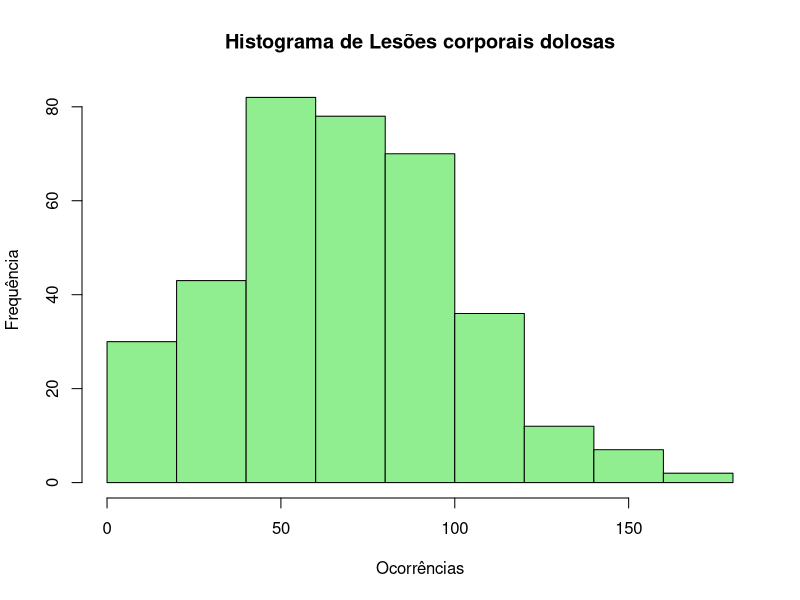
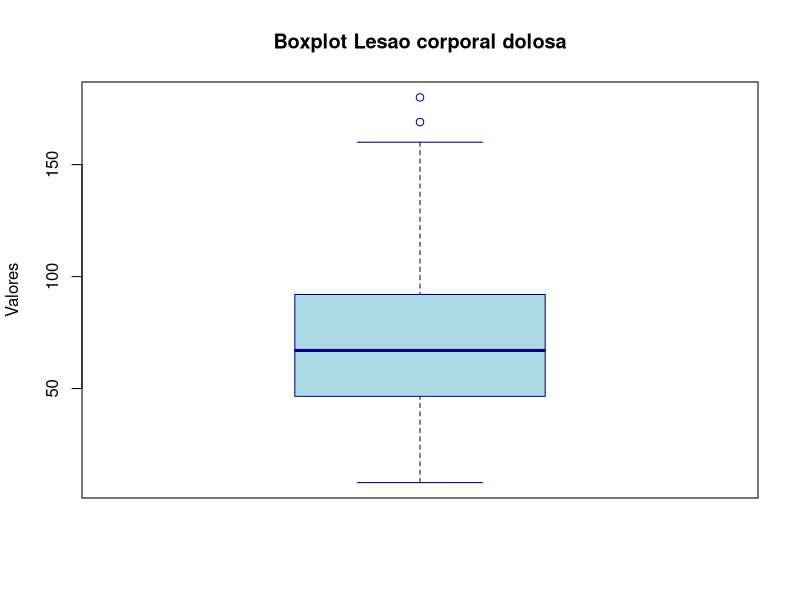
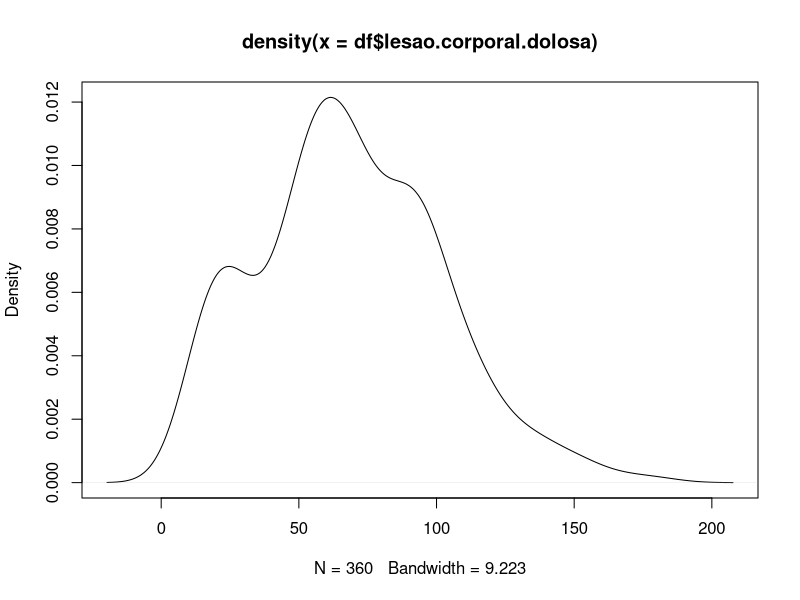
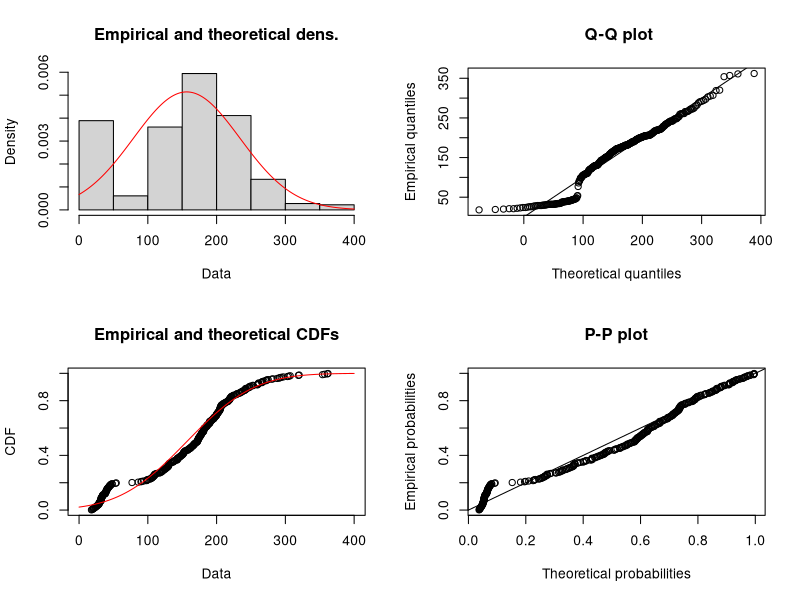
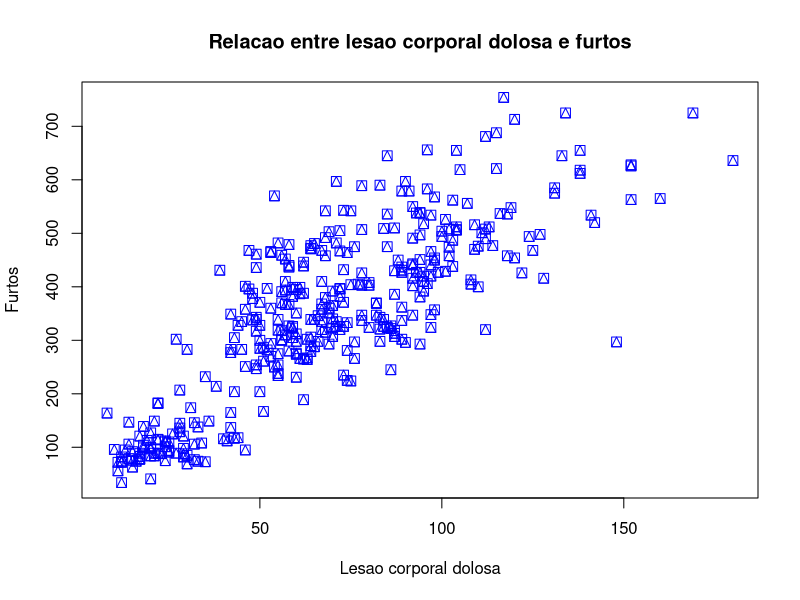
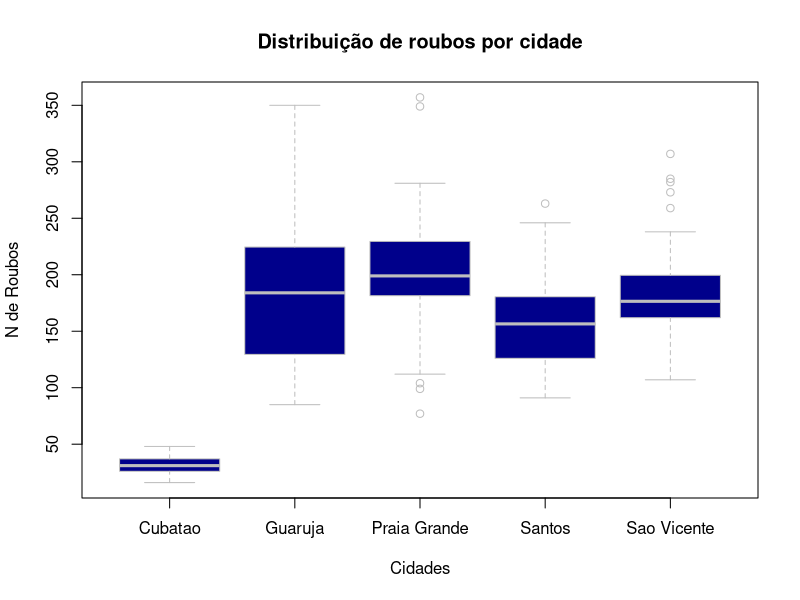
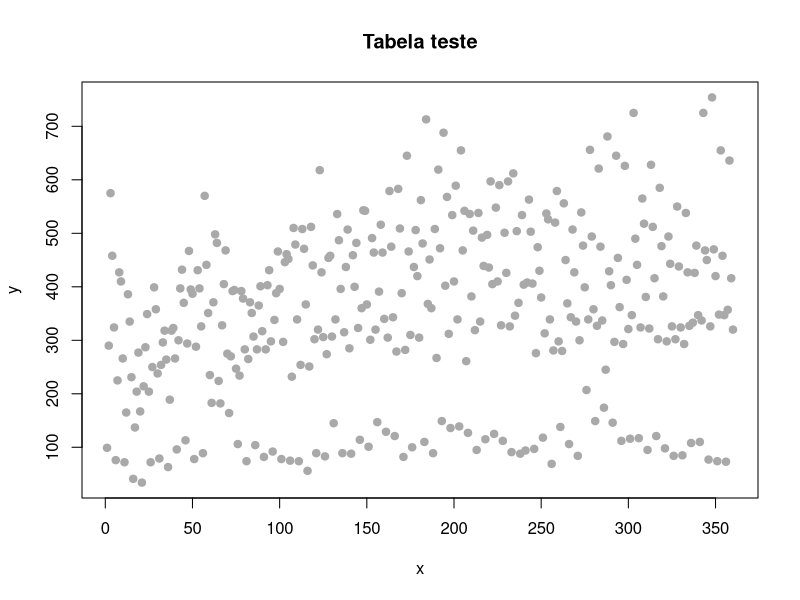
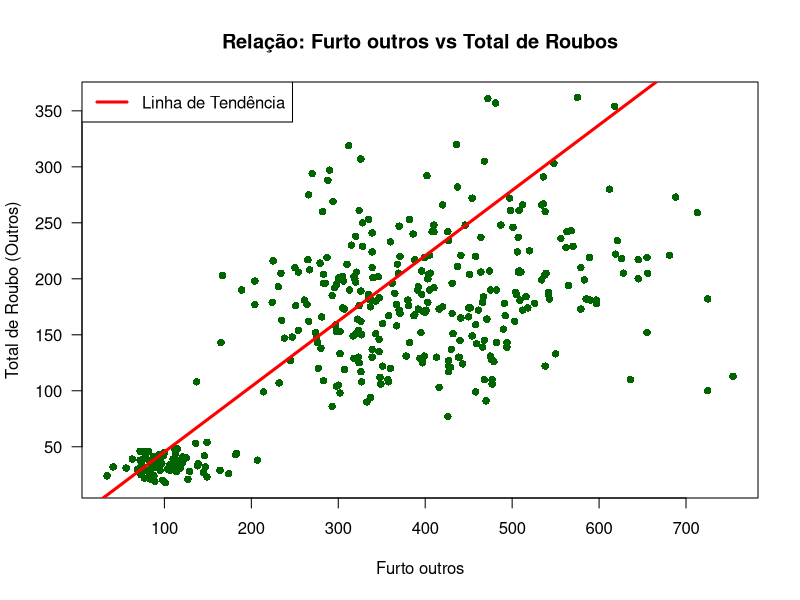

These figures' R source, in order: (Note: this script raises an error after producing the figures.)
df <- read.csv("dados.csv")

print('As medidas foram feitas usando os dados da colune referente a lesao corporal dolosa')

#Media
print('Media')
mean(df$`lesao.corporal.dolosa`, na.rm = TRUE)

#Mediana
print('Mediana')
median(df$`lesao.corporal.dolosa`, na.rm = TRUE)

#Moda
print('Moda')
temp_tab <- table(df$`lesao.corporal.dolosa`)
names(temp_tab)[which.max(temp_tab)]

# Histograma simples
print('Histograma')
hist(df$`lesao.corporal.dolosa`,
     main = "Histograma de Lesões corporais dolosas",
     xlab = "Ocorrências",
     ylab = "Frequência",
     col = "lightgreen",
     breaks = 10)

#Media aparada
print('Media aparada (25 e 50%)')
mean(df$`lesao.corporal.dolosa`, na.rm = TRUE, trim = 0.25)

mean(df$`lesao.corporal.dolosa`, na.rm = TRUE, trim = 0.5)

#Media geometrica
print('Media geométrica')
exp(mean(log(df$`lesao.corporal.dolosa`)))

# Desvios em relacao a media
print('Desvios em relacao a media')
df$`lesao.corporal.dolosa` - mean(df$`lesao.corporal.dolosa`)

# Desvios em relacao a mediana
print('Desvios em relacao a mediana')
df$`lesao.corporal.dolosa` - median(df$`lesao.corporal.dolosa`)

# Desvio padrao
print('Desvio padrao')
sd(df$`lesao.corporal.dolosa`)

# Variancia
print('Variancia')
var(df$`lesao.corporal.dolosa`)

# Desvio absoluto medio
print('Desvio absoluto medio')
mean(abs(df$`lesao.corporal.dolosa` - mean(df$`lesao.corporal.dolosa`)))

# MAD
print('MAD')
mad(df$`lesao.corporal.dolosa`)

# Amplitude
print('Amplitude')
diff(range(df$`lesao.corporal.dolosa`))

# Percentil
print('Percentil 25')
quantile(df$`lesao.corporal.dolosa`, probs = 0.25)

print('Percentil 90')
quantile(df$`lesao corporal dolosa`, probs = 0.9)

# Amplitude Interquartilica
print('Amplitude Interquartilica')
IQR(df$`lesao.corporal.dolosa`)

dados <- df$`lesao.corporal.dolosa`
# 50 valores normais em torno de 10, mais dois outliers: 25 e 30
# Boxplot
boxplot(dados,
        main = "Boxplot Lesao corporal dolosa",
        ylab = "Valores",
        col = "lightblue",
        border = "darkblue",
        notch = F)

# Tabela de frequencia
print('Tabela de frequencia')
prop.table(table(df$`lesao.corporal.dolosa`))

# Tabela de frequencia
print('Tabela de frequencia %')
round(prop.table(table(df$`lesao.corporal.dolosa`)) * 100, 2)

# Estimativa densidade
print('Estimativa densidade')

df$`lesao corporal dolosa` <- rnorm(120)
plot(density(df$`lesao.corporal.dolosa`))

# Distribuicao normal
library(fitdistrplus)
teste <- fitdist(df$`total.de.roubo...outros`, "norm")
plot(teste)
teste

# Teste de correlação (pega as 10 maiores correlações da tabela)
# 1. Filtrar apenas colunas numéricas
df_num <- df[, sapply(df, is.numeric)]

# 2. Calcular a matriz de correlação
matriz_cor <- cor(df_num, use = "pairwise.complete.obs")

# 3. Remover a diagonal e a parte repetida (espelhada)
matriz_cor[lower.tri(matriz_cor, diag = TRUE)] <- NA

# 4. Transformar em formato de lista (long format)
tabela_cor <- as.data.frame(as.table(matriz_cor))

# 5. Limpar os NAs e renomear
tabela_cor <- na.omit(tabela_cor)
colnames(tabela_cor) <- c("Variavel_1", "Variavel_2", "Correlacao")

# 6. Obter as 10 maiores correlações (em valor absoluto)
top_10 <- head(tabela_cor[order(abs(tabela_cor$Correlacao), decreasing = TRUE), ], 10)

# Resultado
print(top_10)

#Relacao entre duas colunas com alta correlacao (Lesao corporal dolosa e furtos, no caso)
plot(df$lesao.corporal.dolosa, df$furto...outros,
main = "Relacao entre lesao corporal dolosa e furtos",
xlab = "Lesao corporal dolosa", ylab = "Furtos",
pch = 14, # alterar formato
col = "blue", # cor dos pontos
cex = 1.3) # tamanho dos pontos


#tapply + Distribuicao de roubos por cidades com boxplot
summary_roubos_cidades <-tapply(df$roubo...outros,df$cidade,summary)
summary_roubos_cidades

boxplot(df$roubo...outros ~ df$cidade,data = df,
col="darkblue", #cordepreenchimento
border="grey", #cordasbordas
main="Distribuição de roubos por cidade",
xlab="Cidades",
ylab="N de Roubos")


#alpha e beta - Função lm

# Garante que os dados estão em ordem cronológica
df <- df[order(df$Data), ]

# Cria o índice numérico (1 para o janeiro, 2 para fevereiro, etc.)
df$mes_indice <- 1:nrow(df)

y <- df$furto...outros
x <- df$mes_indice
  
fun_lm <- lm( 
  formula = y ~ x, 
  data = df, 
  subset = x >= 50, 
  weights = 1/x, 
  na.action = na.omit
  )

fun_lm

plot(x, y, main = "Tabela teste", pch = 19, col = "darkgray", xlab = "x", ylab = "y")

#Regressão linear

modelo_completo <- lm(
  formula = total.de.roubo...outros	~ furto...outros,
  data = df,
  subset = furto...outros <= 400,
  weights = 1 / (furto...outros + 1),
  na.action = na.omit
)

print(modelo_completo)

summary(modelo_completo)

plot(df$furto...outros, df$total.de.roubo...outros,
     main = "Relação: Furto outros vs Total de Roubos",
     xlab = "Furto outros",
     ylab = "Total de Roubo (Outros)",
     pch = 16,
     col = "darkgreen",
     las = 1)

abline(modelo_completo, col = "red", lwd = 3)

legend("topleft", legend = "Linha de Tendência", col = "red", lwd = 3)

#KNN e K-means

library(ggplot2)
library(cluster)

dados_cluster <- df[, c("furto...outros", "total.de.roubo...outros")]
dados_scale <- scale(dados_cluster)

set.seed(123)
grupos <- kmeans(dados_scale, centers = 3)

df$nivel_seguranca <- as.factor(grupos$cluster)

ggplot(df, aes(x = furto...outros, y = total.de.roubo...outros, color = nivel_seguranca)) +
  geom_point(size = 3) +
  stat_ellipse() +
  labs(title = "Classificação de Segurança - Baixada Santista",
       x = "Volume de Furtos",
       y = "Volume de Roubos",
       color = "Nível de Risco") +
  theme_minimal()

#Random forest (tentativa de previsão da cidade baseado nos roubos e furtos que aconteceram)

library(randomForest)

set.seed(123)

modelo_rf <-randomForest(
  df$cidade ~ df$furto...outros + df$furto.de.veiculo + df$total.de.roubo...outros,
  data = df,
  ntree =500,
  mtry =2,
  importance=TRUE
)

novo_dado <- df[1]

novo_dado$furto...outros <- 10
novo_dado$furto.de.veiculo <- 2
novo_dado$total.de.roubo...outros <- 5

predict(modelo_rf,novo_dado,type="prob")

# Metodos elbow e silhouette

#Elbow
library(ggplot2)

set.seed(42)

dados_cluster <- df[, c("furto...outros", "total.de.roubo...outros")]
dados_scale <- scale(dados_cluster)

# Vetor para armazenar a soma dos quadrados dentro dos clusters (Inércia / WCSS)
wcss <- integer(10)

# Testando clusters de 1 a 10
for (k in 1:10) {
  modelo <- kmeans(dados_scale, centers = k, nstart = 20)

  # tot.withinss é o que faz a soma das distâncias ao quadrado
  wcss[k] <- modelo$tot.withinss
}

df_elbow <- data.frame(Clusters = 1:10, WCSS = wcss)

ggplot(df_elbow, aes(x = Clusters, y = WCSS)) +
  geom_line(color = "blue", linetype = "dashed", linewidth = 1) +
  geom_point(color = "darkblue", size = 3) +
  scale_x_continuous(breaks = 1:10) +
  labs(
    title = "Método Elbow (Cotovelo) em R",
    subtitle = "Identificando o número ideal de clusters",
    x = "Número de Clusters (K)",
    y = "Soma dos Quadrados Dentro dos Clusters (WCSS)"
  ) +
  theme_minimal()

# Silhouette

set.seed(42)
dados_escalonados <- scale(df[, c("furto...outros", "total.de.roubo...outros")])
modelo_final <- kmeans(dados_scale, centers = 5, nstart = 20)

# Calcula o coeficiente silhueta de cada ponto
silhueta_detalhada <- silhouette(modelo_final$cluster, dist(dados_scale))

# Coloca o resultado do coeficiente silhueta em um data frame
df_sil <- as.data.frame(silhueta_detalhada[, 1:3])
df_sil$cluster <- as.factor(df_sil$cluster)

# Ordena os pontos, primeiro por cluster e depois pelo valor da silhueta (decrescente)
df_sil <- df_sil[order(df_sil$cluster, -df_sil$sil_width), ]

# Cria um ID sequencial para o eixo Y
df_sil$id <- 1:nrow(df_sil)

teste_sil <- ggplot(df_sil, aes(x = reorder(id, -id), y = sil_width, fill = cluster, color = cluster)) +
  geom_col() +
  coord_flip() +
  labs(title = "Gráfico de Silhueta por Cluster",
       x = "Pontos dentro de cada grupo",
       y = "Coeficiente de Silhueta",
       fill = "Cluster",
       color = "Cluster") +
  theme_minimal() +
  theme(
    axis.text.y = element_blank(),
    axis.ticks.y = element_blank(),
  )
